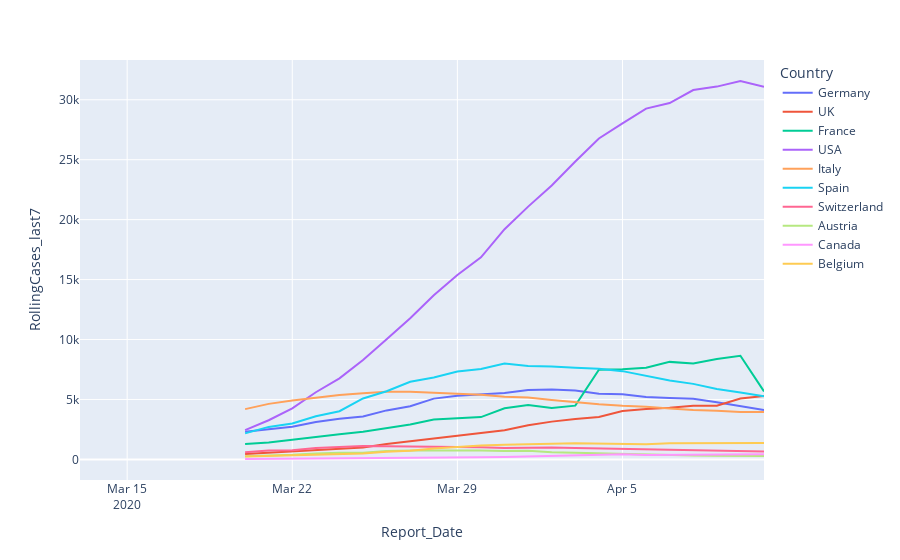

Notebook code cell kept with this figure:
### Code cell
import plotly.express as px
base=pd.DataFrame()
conts=["Germany","UK","France","USA", "Italy","Spain","Switzerland","Austria","Canada","Belgium"]
for col in conts:
    mid=df.filter(regex=col)
    if mid.shape[1]!=3:
        ch2=mid.filter(regex="cases")
        ch3=ch2.transpose().reset_index().rename(columns={"index":"Country"})
        #value to restrict on
        ch4=ch3.Country[ch3.iloc[:,1]==ch3.iloc[:,1].max()]
        dt=mid.filter(regex="deaths")
        dt2=dt.transpose().reset_index().rename(columns={"index":"Country"})
        #value to restrict on
        dt3=dt2.Country[dt2.iloc[:,1]==dt2.iloc[:,1].max()]

        rec=mid.filter(regex="deaths")
        rec2=rec.transpose().reset_index().rename(columns={"index":"Country"})
        #value to restrict on
        rec3=rec2.Country[rec2.iloc[:,1]==rec2.iloc[:,1].max()]
        mid=pd.concat([df[ch4],df[dt3],df[rec3]],axis=1)
    
    mid.columns=["Cases","Deaths", "Recovered"]
    mid2=pd.concat([df[["Report_Date"]],mid],axis=1)
    mid2["Country"]=col
    mid2.sort_values(by=["Country","Report_Date"],inplace=True)
    mid2["Incremental_Cases"]=mid2.Cases.diff()
    mid2["CaseRate"]=mid2.Incremental_Cases/(mid2.Cases-mid2.Incremental_Cases)
    mid2["Incremental_Deaths"]=mid2.Deaths.diff()
    mid2["DeathRate"]=mid2.Incremental_Deaths/(mid2.Deaths-mid2.Incremental_Deaths)
    mid2["RollingCases_last7"]=mid2.Incremental_Cases.rolling(7).mean()
    mid2["RollingDeaths_last7"]=mid2.Incremental_Deaths.rolling(7).mean()
    base=base.append(mid2)
fig=px.line(base,x="Report_Date",y="RollingCases_last7",color="Country")
fig.show()
